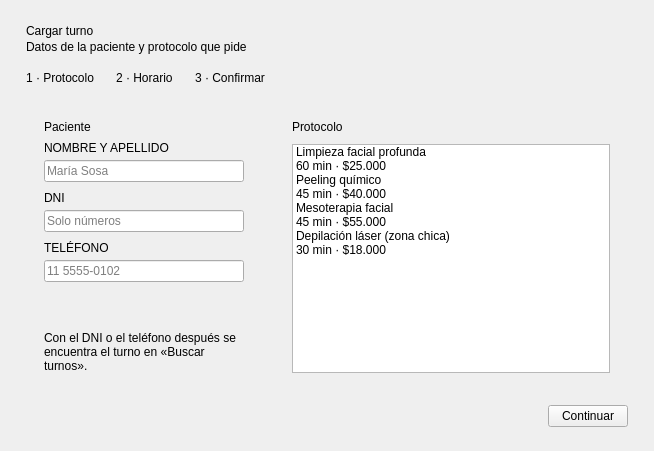
      <widget class="QWidget" name="pagProtocolo">
       <layout class="QVBoxLayout" name="layoutProtocolo">
        <property name="spacing">
         <number>14</number>
        </property>
        <property name="leftMargin">
         <number>26</number>
        </property>
        <property name="topMargin">
         <number>24</number>
        </property>
        <property name="rightMargin">
         <number>26</number>
        </property>
        <property name="bottomMargin">
         <number>24</number>
        </property>
        <item>
         <layout class="QVBoxLayout" name="layoutCabeceraProtocolo">
          <property name="spacing">
           <number>2</number>
          </property>
          <item>
           <widget class="QLabel" name="lblTituloProtocolo">
            <property name="text">
             <string>Cargar turno</string>
            </property>
            <property name="rol" stdset="0">
             <string notr="true">titulo</string>
            </property>
           </widget>
          </item>
          <item>
           <widget class="QLabel" name="lblSubProtocolo">
            <property name="text">
             <string>Datos de la paciente y protocolo que pide</string>
            </property>
            <property name="rol" stdset="0">
             <string notr="true">subtitulo</string>
            </property>
           </widget>
          </item>
         </layout>
        </item>
        <item>
         <layout class="QHBoxLayout" name="p1Pasos">
          <property name="spacing">
           <number>22</number>
          </property>
          <item>
           <widget class="QLabel" name="p1Paso1">
            <property name="text">
             <string>1 · Protocolo</string>
            </property>
            <property name="paso" stdset="0">
             <string notr="true">activo</string>
            </property>
           </widget>
          </item>
          <item>
           <widget class="QLabel" name="p1Paso2">
            <property name="text">
             <string>2 · Horario</string>
            </property>
            <property name="paso" stdset="0">
             <string notr="true">pendiente</string>
            </property>
           </widget>
          </item>
          <item>
           <widget class="QLabel" name="p1Paso3">
            <property name="text">
             <string>3 · Confirmar</string>
            </property>
            <property name="paso" stdset="0">
             <string notr="true">pendiente</string>
            </property>
           </widget>
          </item>
          <item>
           <spacer name="p1PasosEspacio">
            <property name="orientation">
             <enum>Qt::Horizontal</enum>
            </property>
            <property name="sizeHint" stdset="0">
             <size>
              <width>40</width>
              <height>20</height>
             </size>
            </property>
           </spacer>
          </item>
         </layout>
        </item>
        <item>
         <layout class="QHBoxLayout" name="layoutProtocoloCuerpo" stretch="2,3">
          <property name="spacing">
           <number>12</number>
          </property>
          <item>
           <widget class="QFrame" name="tarjetaPaciente">
            <property name="tarjeta" stdset="0">
             <bool>true</bool>
            </property>
            <layout class="QVBoxLayout" name="layoutPaciente">
             <property name="spacing">
              <number>5</number>
             </property>
             <property name="leftMargin">
              <number>18</number>
             </property>
             <property name="topMargin">
              <number>18</number>
             </property>
             <property name="rightMargin">
              <number>18</number>
             </property>
             <property name="bottomMargin">
              <number>18</number>
             </property>
             <item>
              <widget class="QLabel" name="lblSeccionPaciente">
               <property name="text">
                <string>Paciente</string>
               </property>
               <property name="rol" stdset="0">
                <string notr="true">seccion</string>
               </property>
              </widget>
             </item>
             <item>
              <spacer name="espacioSeccionPaciente">
               <property name="orientation">
                <enum>Qt::Vertical</enum>
               </property>
               <property name="sizeHint" stdset="0">
                <size>
                 <width>20</width>
                 <height>2</height>
                </size>
               </property>
               <property name="sizeType">
                <enum>QSizePolicy::Fixed</enum>
               </property>
              </spacer>
             </item>
             <item>
              <widget class="QLabel" name="lblPaciente">
               <property name="text">
                <string>NOMBRE Y APELLIDO</string>
               </property>
               <property name="rol" stdset="0">
                <string notr="true">campo</string>
               </property>
              </widget>
             </item>
             <item>
              <widget class="QLineEdit" name="editPaciente">
               <property name="placeholderText">
                <string>María Sosa</string>
               </property>
              </widget>
             </item>
             <item>
              <spacer name="espacioPaciente">
               <property name="orientation">
                <enum>Qt::Vertical</enum>
               </property>
               <property name="sizeHint" stdset="0">
                <size>
                 <width>20</width>
                 <height>4</height>
                </size>
               </property>
               <property name="sizeType">
                <enum>QSizePolicy::Fixed</enum>
               </property>
              </spacer>
             </item>
             <item>
              <widget class="QLabel" name="lblDni">
               <property name="text">
                <string>DNI</string>
               </property>
               <property name="rol" stdset="0">
                <string notr="true">campo</string>
               </property>
              </widget>
             </item>
             <item>
              <widget class="QLineEdit" name="editDni">
               <property name="placeholderText">
                <string>Solo números</string>
               </property>
              </widget>
             </item>
             <item>
              <spacer name="espacioDni">
               <property name="orientation">
                <enum>Qt::Vertical</enum>
               </property>
               <property name="sizeHint" stdset="0">
                <size>
                 <width>20</width>
                 <height>4</height>
                </size>
               </property>
               <property name="sizeType">
                <enum>QSizePolicy::Fixed</enum>
               </property>
              </spacer>
             </item>
             <item>
              <widget class="QLabel" name="lblTelefono">
               <property name="text">
                <string>TELÉFONO</string>
               </property>
               <property name="rol" stdset="0">
                <string notr="true">campo</string>
               </property>
              </widget>
             </item>
             <item>
              <widget class="QLineEdit" name="editTelefono">
               <property name="placeholderText">
                <string>11 5555-0102</string>
               </property>
              </widget>
             </item>
             <item>
              <spacer name="espacioTelefono">
               <property name="orientation">
                <enum>Qt::Vertical</enum>
               </property>
               <property name="sizeHint" stdset="0">
                <size>
                 <width>20</width>
                 <height>4</height>
                </size>
               </property>
               <property name="sizeType">
                <enum>QSizePolicy::Fixed</enum>
               </property>
              </spacer>
             </item>
             <item>
              <spacer name="espacioPaciente">
               <property name="orientation">
                <enum>Qt::Vertical</enum>
               </property>
               <property name="sizeHint" stdset="0">
                <size>
                 <width>20</width>
                 <height>40</height>
                </size>
               </property>
              </spacer>
             </item>
             <item>
              <widget class="QLabel" name="lblNotaPaciente">
               <property name="text">
                <string>Con el DNI o el teléfono después se encuentra el turno en «Buscar turnos».</string>
               </property>
               <property name="wordWrap">
                <bool>true</bool>
               </property>
               <property name="rol" stdset="0">
                <string notr="true">nota</string>
               </property>
              </widget>
             </item>
            </layout>
           </widget>
          </item>
          <item>
           <widget class="QFrame" name="tarjetaProtocolos">
            <property name="tarjeta" stdset="0">
             <bool>true</bool>
            </property>
            <layout class="QVBoxLayout" name="layoutProtocolos">
             <property name="spacing">
              <number>10</number>
             </property>
             <property name="leftMargin">
              <number>18</number>
             </property>
             <property name="topMargin">
              <number>18</number>
             </property>
             <property name="rightMargin">
              <number>18</number>
             </property>
             <property name="bottomMargin">
              <number>18</number>
             </property>
             <item>
              <widget class="QLabel" name="lblProtocolos">
               <property name="text">
                <string>Protocolo</string>
               </property>
               <property name="rol" stdset="0">
                <string notr="true">seccion</string>
               </property>
              </widget>
             </item>
             <item>
              <widget class="QListWidget" name="listaProtocolos">
               <item>
                <property name="text">
                 <string>Limpieza facial profunda
60 min · $25.000</string>
                </property>
               </item>
               <item>
                <property name="text">
                 <string>Peeling químico
45 min · $40.000</string>
                </property>
               </item>
               <item>
                <property name="text">
                 <string>Mesoterapia facial
45 min · $55.000</string>
                </property>
               </item>
               <item>
                <property name="text">
                 <string>Depilación láser (zona chica)
30 min · $18.000</string>
                </property>
               </item>
              </widget>
             </item>
            </layout>
           </widget>
          </item>
         </layout>
        </item>
        <item>
         <layout class="QHBoxLayout" name="botonesProtocolo">
          <item>
           <spacer name="espacioProtocolo">
            <property name="orientation">
             <enum>Qt::Horizontal</enum>
            </property>
            <property name="sizeHint" stdset="0">
             <size>
              <width>40</width>
              <height>20</height>
             </size>
            </property>
           </spacer>
          </item>
          <item>
           <widget class="QPushButton" name="btnContinuar1">
            <property name="text">
             <string>Continuar</string>
            </property>
            <property name="primario" stdset="0">
             <bool>true</bool>
            </property>
            <property name="cursor">
             <cursorShape>PointingHandCursor</cursorShape>
            </property>
           </widget>
          </item>
         </layout>
        </item>
       </layout>
      </widget>
